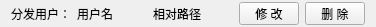
<?xml version="1.0" encoding="UTF-8"?>
<ui version="4.0">
 <class>userItem</class>
 <widget class="QWidget" name="userItem">
  <property name="geometry">
   <rect>
    <x>0</x>
    <y>0</y>
    <width>372</width>
    <height>27</height>
   </rect>
  </property>
  <property name="windowTitle">
   <string>Form</string>
  </property>
  <layout class="QHBoxLayout" name="horizontalLayout">
   <property name="topMargin">
    <number>2</number>
   </property>
   <property name="bottomMargin">
    <number>2</number>
   </property>
   <item>
    <widget class="QLabel" name="label">
     <property name="text">
      <string>分发用户：</string>
     </property>
    </widget>
   </item>
   <item>
    <widget class="QLabel" name="leUser">
     <property name="minimumSize">
      <size>
       <width>70</width>
       <height>0</height>
      </size>
     </property>
     <property name="text">
      <string>用户名</string>
     </property>
    </widget>
   </item>
   <item>
    <widget class="QLabel" name="lePath">
     <property name="minimumSize">
      <size>
       <width>80</width>
       <height>0</height>
      </size>
     </property>
     <property name="text">
      <string>相对路径</string>
     </property>
    </widget>
   </item>
   <item>
    <widget class="QPushButton" name="btnMdfy">
     <property name="minimumSize">
      <size>
       <width>0</width>
       <height>23</height>
      </size>
     </property>
     <property name="maximumSize">
      <size>
       <width>60</width>
       <height>16777215</height>
      </size>
     </property>
     <property name="text">
      <string>修 改</string>
     </property>
    </widget>
   </item>
   <item>
    <widget class="QPushButton" name="btnDelt">
     <property name="minimumSize">
      <size>
       <width>0</width>
       <height>23</height>
      </size>
     </property>
     <property name="maximumSize">
      <size>
       <width>60</width>
       <height>16777215</height>
      </size>
     </property>
     <property name="text">
      <string>删 除</string>
     </property>
    </widget>
   </item>
  </layout>
 </widget>
 <resources/>
 <connections/>
</ui>
